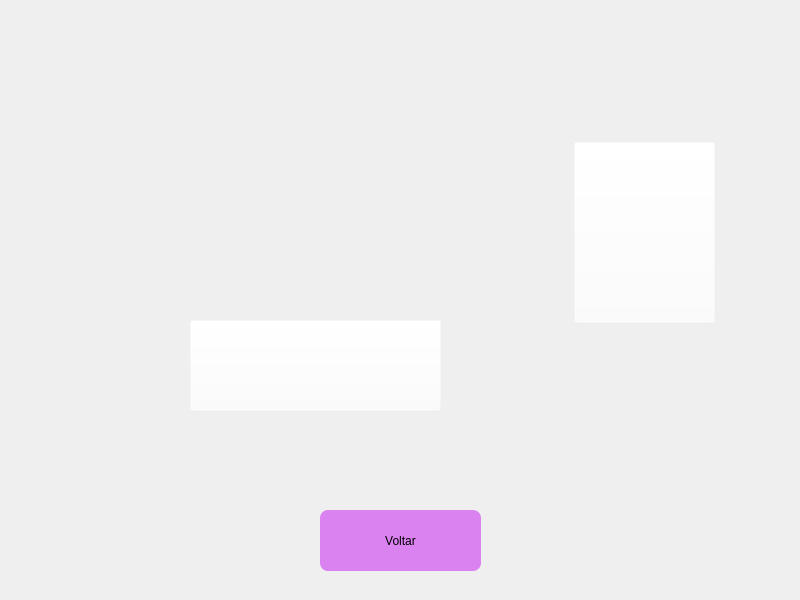
<?xml version="1.0" encoding="UTF-8"?>
<ui version="4.0">
 <class>quadro</class>
 <widget class="QMainWindow" name="quadro">
  <property name="geometry">
   <rect>
    <x>0</x>
    <y>0</y>
    <width>800</width>
    <height>600</height>
   </rect>
  </property>
  <property name="windowTitle">
   <string>MainWindow</string>
  </property>
  <widget class="QWidget" name="centralwidget">
   <widget class="QLabel" name="label">
    <property name="geometry">
     <rect>
      <x>0</x>
      <y>0</y>
      <width>800</width>
      <height>600</height>
     </rect>
    </property>
    <property name="minimumSize">
     <size>
      <width>800</width>
      <height>600</height>
     </size>
    </property>
    <property name="maximumSize">
     <size>
      <width>800</width>
      <height>600</height>
     </size>
    </property>
    <property name="text">
     <string/>
    </property>
    <property name="pixmap">
     <pixmap resource="../imagens/img.qrc">:/img/T3Quadro.png</pixmap>
    </property>
    <property name="scaledContents">
     <bool>true</bool>
    </property>
   </widget>
   <widget class="QPushButton" name="caixaA">
    <property name="geometry">
     <rect>
      <x>190</x>
      <y>320</y>
      <width>251</width>
      <height>91</height>
     </rect>
    </property>
    <property name="styleSheet">
     <string notr="true">background-color: rgba(255, 255, 255, 0)</string>
    </property>
    <property name="text">
     <string/>
    </property>
   </widget>
   <widget class="QPushButton" name="calendario">
    <property name="geometry">
     <rect>
      <x>574</x>
      <y>142</y>
      <width>141</width>
      <height>181</height>
     </rect>
    </property>
    <property name="styleSheet">
     <string notr="true">background-color: rgba(255, 255, 255, 0)</string>
    </property>
    <property name="text">
     <string/>
    </property>
   </widget>
   <widget class="QPushButton" name="volta">
    <property name="geometry">
     <rect>
      <x>320</x>
      <y>510</y>
      <width>161</width>
      <height>61</height>
     </rect>
    </property>
    <property name="styleSheet">
     <string notr="true">background-color: rgba(214, 102, 241, 80%);
font: 12pt &quot;Comic Sans MS&quot;;
border-radius: 8px</string>
    </property>
    <property name="text">
     <string>Voltar</string>
    </property>
   </widget>
  </widget>
 </widget>
 <resources>
  <include location="../imagens/img.qrc"/>
 </resources>
 <connections/>
</ui>
